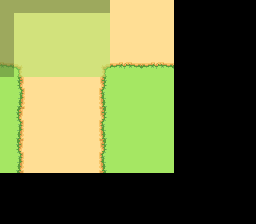

The image is a tile-based game level rendered from a .tmx file. Its description and source (layers, tilesets, objects; grid data summarised) follow:
An orthogonal 8x7 tile map with 32x32 px tiles, 2 tile layers (ground, collision).

<map version="1.0" tiledversion="1.0.3" orientation="orthogonal" renderorder="right-down" width="8" height="7" tilewidth="32" tileheight="32" nextobjectid="1">
 <tileset firstgid="1" source="atlas.tsx" />
 <layer name="ground" width="8" height="7" offsetx="-82" offsety="-51">
  <data>[56 cells, 56 non-empty, 7 distinct tile ids]</data>
 </layer>
 <layer name="collision" width="8" height="7" opacity="0.5" offsetx="-82" offsety="-51">
  <data>[56 cells, 16 non-empty, 1 distinct tile ids]</data>
 </layer>
</map>
